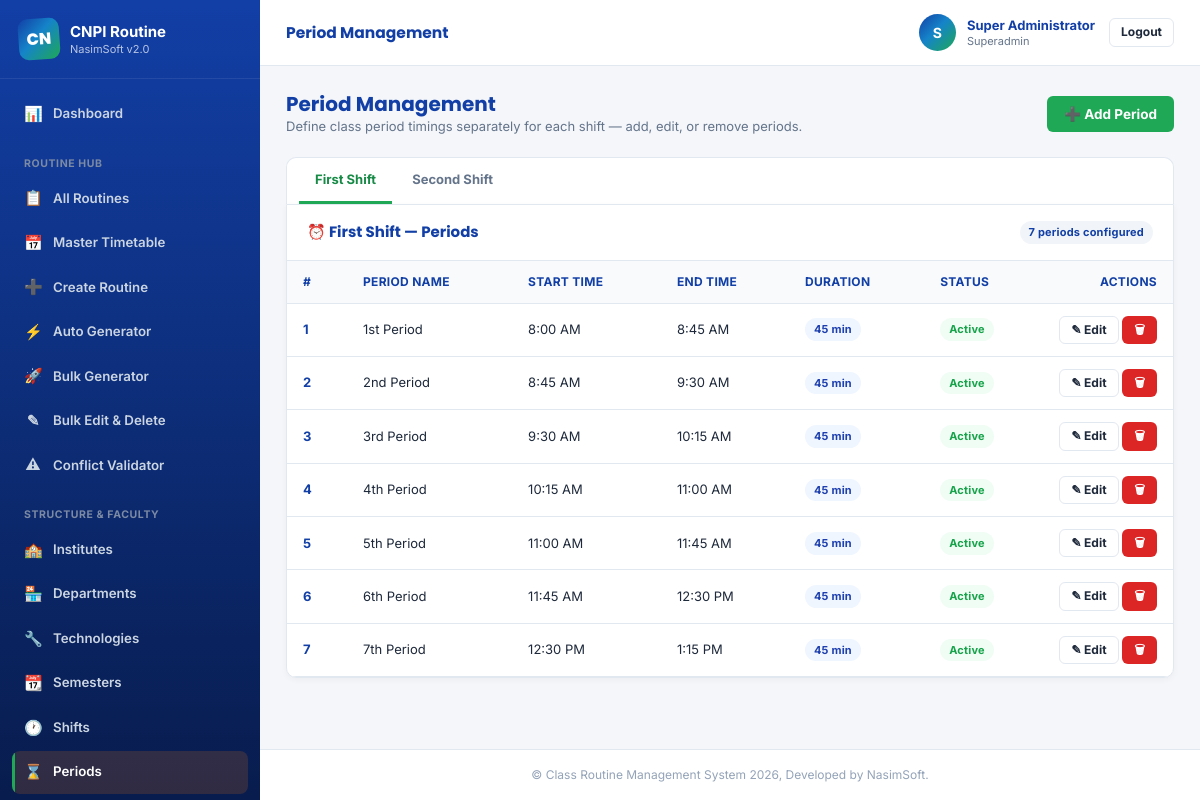
/admin/periods.php (signed in), run on the app's committed database.
### tables this page shows
CREATE TABLE `shifts` (
    `id` INT AUTO_INCREMENT PRIMARY KEY,
    `name` VARCHAR(50) NOT NULL,
    `code` VARCHAR(20) NOT NULL,
    `active` TINYINT(1) NOT NULL DEFAULT 1,
    `created_at` TIMESTAMP DEFAULT CURRENT_TIMESTAMP,
    `updated_at` TIMESTAMP DEFAULT CURRENT_TIMESTAMP ON UPDATE CURRENT_TIMESTAMP
);

CREATE TABLE `periods` (
    `id` INT AUTO_INCREMENT PRIMARY KEY,
    `period_number` INT NOT NULL,
    `period_name` VARCHAR(50) NOT NULL,
    `start_time` TIME NOT NULL,
    `end_time` TIME NOT NULL,
    `shift_id` INT NULL,
    `active` TINYINT(1) NOT NULL DEFAULT 1,
    `created_at` TIMESTAMP DEFAULT CURRENT_TIMESTAMP,
    `updated_at` TIMESTAMP DEFAULT CURRENT_TIMESTAMP ON UPDATE CURRENT_TIMESTAMP,
    FOREIGN KEY (`shift_id`) REFERENCES `shifts`(`id`) ON DELETE CASCADE,
    INDEX `idx_period_shift` (`shift_id`),
    INDEX `idx_period_num` (`period_number`)
);

### includes/functions.php (called while the page is built, shortened)
<?php
function generateCsrfToken(): string {
    return $_SESSION['csrf_token'];
}

### admin/periods.php (the view, shortened to what this page needs)
<?php
$db = Database::getInstance();
$editPeriod = null;
$shifts = $db->query("SELECT id, name, code FROM shifts WHERE active = 1 ORDER BY id ASC")->fetchAll();
$selectedShiftId = (int)($_GET['shift_id'] ?? ($editPeriod['shift_id'] ?? ($shifts[0]['id'] ?? 0)));
$periods = [];
if ($selectedShiftId > 0) {
    $pStmt = $db->prepare("SELECT * FROM periods WHERE shift_id = ? ORDER BY period_number ASC");
    $pStmt->execute([$selectedShiftId]);
    $periods = $pStmt->fetchAll();
}
$nextPeriodNumber = 1;
foreach ($periods as $p) {
    if ((int)$p['period_number'] >= $nextPeriodNumber) {
        $nextPeriodNumber = (int)$p['period_number'] + 1;
    }
}
require_once __DIR__ . '/../includes/header.php';
?>
<div style="display: flex; justify-content: space-between; align-items: center; margin-bottom: 20px; flex-wrap: wrap; gap: 12px;">
    <div>
        <h2 style="color: var(--navy); font-size: 20px; font-weight: 700;">Period Management</h2>
        <p style="color: var(--text-muted); font-size: 13px;">Define class period timings separately for each shift — add, edit, or remove periods.</p>
    </div>
    <button class="btn btn-accent" onclick="document.getElementById('periodNumberInput').value=<?= $nextPeriodNumber ?>; App.openModal('periodModal')">&#10133; Add Period</button>
</div>
<div class="tabs" style="background: var(--surface); border-radius: var(--radius) var(--radius) 0 0; border: 1px solid var(--border-color); border-bottom: none;">
    <?php foreach ($shifts as $sh): ?>
        <a href="periods.php?shift_id=<?= $sh['id'] ?>" class="tab-btn <?= $selectedShiftId === (int)$sh['id'] ? 'active' : '' ?>" style="text-decoration: none; display: inline-block;">
            <?= htmlspecialchars($sh['name']) ?>
        </a>
    <?php endforeach; ?>
</div>
<div class="card" style="border-top-left-radius: 0; border-top-right-radius: 0; margin-top: 0;">
    <div class="card-header">
        <h3>&#9200; <?= htmlspecialchars($shifts[array_search($selectedShiftId, array_column($shifts, 'id'))]['name'] ?? 'Shift') ?> — Periods</h3>
        <span class="badge badge-info"><?= count($periods) ?> periods configured</span>
    </div>
    <div class="card-body" style="padding: 0;">
        <div class="table-responsive">
            <table class="table">
                <thead>
                    <tr>
                        <th style="width: 60px;">#</th>
                        <th>Period Name</th>
                        <th>Start Time</th>
                        <th>End Time</th>
                        <th>Duration</th>
                        <th>Status</th>
                        <th style="width: 130px; text-align: right;">Actions</th>
                    </tr>
                </thead>
                <tbody>
                    <?php if (empty($periods)): ?>
                        <tr>
                            <td colspan="7" style="text-align: center; padding: 25px; color: var(--text-muted);">
                                No periods configured for this shift yet. Click "Add Period" to create the first one.
                            </td>
                        </tr>
                    <?php else: ?>
                        <?php foreach ($periods as $p):
                            $mins = (strtotime($p['end_time']) - strtotime($p['start_time'])) / 60;
                        ?>
                            <tr>
                                <td><strong style="color: var(--navy);"><?= $p['period_number'] ?></strong></td>
                                <td><?= htmlspecialchars($p['period_name']) ?></td>
                                <td><?= date('g:i A', strtotime($p['start_time'])) ?></td>
                                <td><?= date('g:i A', strtotime($p['end_time'])) ?></td>
                                <td><span class="badge badge-primary"><?= (int)$mins ?> min</span></td>
                                <td>
                                    <span class="badge <?= $p['active'] ? 'badge-success' : 'badge-danger' ?>">
                                        <?= $p['active'] ? 'Active' : 'Inactive' ?>
                                    </span>
                                </td>
                                <td style="text-align: right;">
                                    <a href="periods.php?shift_id=<?= $selectedShiftId ?>&edit=<?= $p['id'] ?>" class="btn btn-outline btn-sm">&#9998; Edit</a>
                                    <button class="btn btn-danger btn-sm" onclick="App.confirm('Delete this period? Any routine slots already scheduled in it will be orphaned.', () => { window.location.href='periods.php?shift_id=<?= $selectedShiftId ?>&delete=<?= $p['id'] ?>&csrf_token=<?= generateCsrfToken() ?>'; })">&#128465;</button>
                                </td>
                            </tr>
                        <?php endforeach; ?>
                    <?php endif; ?>
                </tbody>
            </table>
        </div>
    </div>
</div>
<?php require_once __DIR__ . '/../includes/footer.php'; ?>

### assets/css/style.css (style rules this page uses)
:root { --navy: #123FA6; --navy-dark: #0A2A6E; --navy-soft: #1A50C9; --orange: #1FA855; --orange-dark: #178A46; --orange-light: #DEF7E6; --brand-gradient: linear-gradient(135deg, #123FA6 0%, #1584C9 45%, #1FA855 100%); --bg-light: #F4F6F9; --surface: #FFFFFF; --text-dark: #1E293B; --text-muted: #64748B; --text-faint: #94A3B8; --border-color: #E2E8F0; --success: #16A34A; --success-bg: #F0FDF4; --danger: #DC2626; --danger-bg: #FEF2F2; --warning: #D97706; --warning-bg: #FEF3C7; --info: #2563EB; --info-bg: #EFF6FF; --font-body: 'Inter', -apple-system, BlinkMacSystemFont, 'Segoe UI', Roboto, sans-serif; --font-heading: 'Poppins', var(--font-body); --font-print: 'Times New Roman', Georgia, 'Noto Serif', serif; --radius-sm: 6px; --radius: 10px; --radius-lg: 16px; --shadow-sm: 0 2px 6px rgba(15, 23, 42, 0.04); --shadow: 0 8px 24px rgba(15, 23, 42, 0.08); --shadow-lg: 0 20px 50px rgba(15, 23, 42, 0.18); --navy-blue: var(--navy); --dark-orange: var(--orange-dark); --accent: var(--orange); --border: var(--border-color); --light-gray: var(--bg-light); }
*, *::before, *::after { box-sizing: border-box; }
html { -webkit-text-size-adjust: 100%; }
body { margin: 0; font-family: var(--font-body); background: var(--bg-light); color: var(--text-dark); line-height: 1.5; -webkit-font-smoothing: antialiased; overflow-x: hidden; max-width: 100vw; }
h1, h2, h3, h4, h5, h6 { font-family: var(--font-heading); line-height: 1.25; margin: 0; }
p { margin: 0; }
a { color: inherit; }
button { font-family: inherit; }
.btn { display: inline-flex; align-items: center; gap: 6px; padding: 9px 16px; border-radius: var(--radius-sm); font-size: 13.5px; font-weight: 700; text-decoration: none; cursor: pointer; border: 1px solid transparent; transition: all 0.15s ease; line-height: 1.2; white-space: nowrap; }
.btn-sm { padding: 6px 11px; font-size: 12px; }
.btn-accent, .btn-orange { background: var(--orange); color: #FFF; }
.btn-outline { border-color: var(--border-color); color: var(--text-dark); background: #FFF; }
.btn-danger { background: var(--danger); color: #FFF; }
.badge { font-size: 11px; font-weight: 700; padding: 3px 9px; border-radius: 20px; display: inline-block; letter-spacing: 0.2px; }
.badge-primary { background: var(--info-bg); color: #1E40AF; }
.badge-success { background: var(--success-bg); color: var(--success); }
.badge-info { background: #F1F5F9; color: var(--navy); }
.card { background: var(--surface); border: 1px solid var(--border-color); border-radius: var(--radius); margin-bottom: 20px; box-shadow: var(--shadow-sm); overflow: hidden; }
.card-header { padding: 16px 20px; border-bottom: 1px solid var(--border-color); display: flex; justify-content: space-between; align-items: center; gap: 12px; flex-wrap: wrap; }
.card-header h3 { font-size: 15px; font-weight: 700; color: var(--navy); }
.card-body { padding: 20px; }
.tabs { display: flex; gap: 4px; border-bottom: 1px solid var(--border-color); padding: 0 12px; overflow-x: auto; }
.tab-btn { padding: 12px 16px; font-size: 13px; font-weight: 700; color: var(--text-muted); background: none; border: none; border-bottom: 3px solid transparent; cursor: pointer; white-space: nowrap; }
.tab-btn.active { color: var(--orange-dark); border-bottom-color: var(--orange); }
.table-responsive, .table-card { overflow-x: auto; }
.table { width: 100%; border-collapse: collapse; text-align: left; }
.table th, .table td { padding: 12px 16px; border-bottom: 1px solid var(--border-color); font-size: 13px; vertical-align: middle; }
.table th { background: #F8FAFC; color: var(--navy); font-weight: 700; font-size: 12px; text-transform: uppercase; letter-spacing: 0.3px; }
body.admin-body { display: flex; min-height: 100vh; }

### data on the page
shifts: name "First Shift"
shifts: name "Second Shift"
periods: period_number "1", period_name "1st Period", start_time "8:00 AM", end_time "8:45 AM", mins "45", active "Active"
periods: period_number "2", period_name "2nd Period", start_time "8:45 AM", end_time "9:30 AM", mins "45", active "Active"
periods: period_number "3", period_name "3rd Period", start_time "9:30 AM", end_time "10:15 AM", mins "45", active "Active"
periods: period_number "4", period_name "4th Period", start_time "10:15 AM", end_time "11:00 AM", mins "45", active "Active"
periods: period_number "5", period_name "5th Period", start_time "11:00 AM", end_time "11:45 AM", mins "45", active "Active"
periods: period_number "6", period_name "6th Period", start_time "11:45 AM", end_time "12:30 PM", mins "45", active "Active"
periods: period_number "7", period_name "7th Period", start_time "12:30 PM", end_time "1:15 PM", mins "45", active "Active"

### other printed values
mb_substr($brandName, 0, 2) "CN"
$brandName "CNPI"
$pageTitle "Period Management"
substr($userName, 0, 1) "S"
$userName "Super Administrator"
$userRole "Superadmin"
count($periods) "7"
